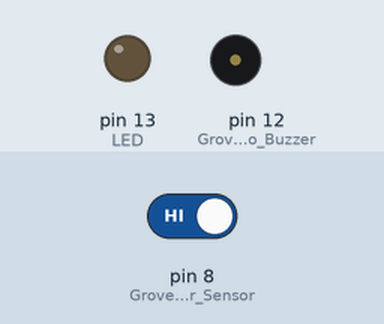
This sketch was run on a simulated Arduino Uno, built with avr-gcc and run on an emulated ATmega328P. On the bench: output pins drawn as LEDs (lit = HIGH), buzzer (waves = sounding, pin HIGH). The test bench sets the inputs (shaded band); at power-on: pin 8 (Grove_Water_Sensor) HIGH.

Above: at 1.2 s.
1.3 s: pin 8 (Grove_Water_Sensor) driven LOW
At 1.49 s:
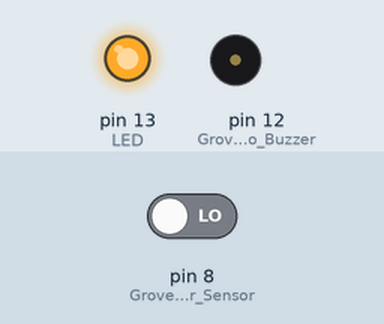
4.3 s: pin 8 (Grove_Water_Sensor) driven HIGH
At 5.0 s:
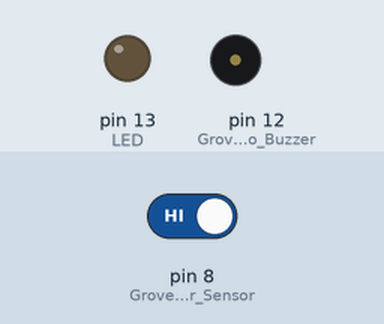
Timing chart, 0 to 7.3 s (numbered marks = the images above; inputs shaded):
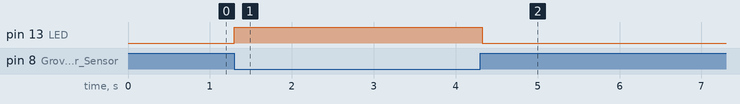

Measured:
- after the input at 1.3 s, pin 13 (LED): LOW → HIGH at once
- after the input at 4.3 s, pin 13 (LED): HIGH → LOW at once

The sketch:

wtr.ino
```cpp
#define Grove_Water_Sensor 8     //Attach Water sensor to Arduino Digital Pin 8
#define Grove_Piezo_Buzzer 12    //Attach Piezo Buzzer to Arduino Digital Pin 12
#define LED 13                   //Attach an LED to Digital Pin 13 (or use onboard LED)
void setup(){
 pinMode(Grove_Water_Sensor, INPUT);     //The Water Sensor is an Input
 pinMode(Grove_Piezo_Buzzer, OUTPUT);    //The Piezo Buzzer is an Output
        pinMode(LED, OUTPUT);                   //The LED is an Output
}

void loop(){
        /* The water sensor will switch LOW when water is detected.
           Get the Arduino to illuminate the LED and activate the buzzer
           when water is detected, and switch both off when no water is present */
 if(digitalRead(Grove_Water_Sensor) == LOW){
                digitalWrite(LED,HIGH);
  digitalWrite(Grove_Piezo_Buzzer, HIGH);
                delay(2);
                digitalWrite(Grove_Piezo_Buzzer, LOW);
                delay(40);
        }else{
                digitalWrite(Grove_Piezo_Buzzer, LOW);
                digitalWrite(LED,LOW);
        }
}
```
